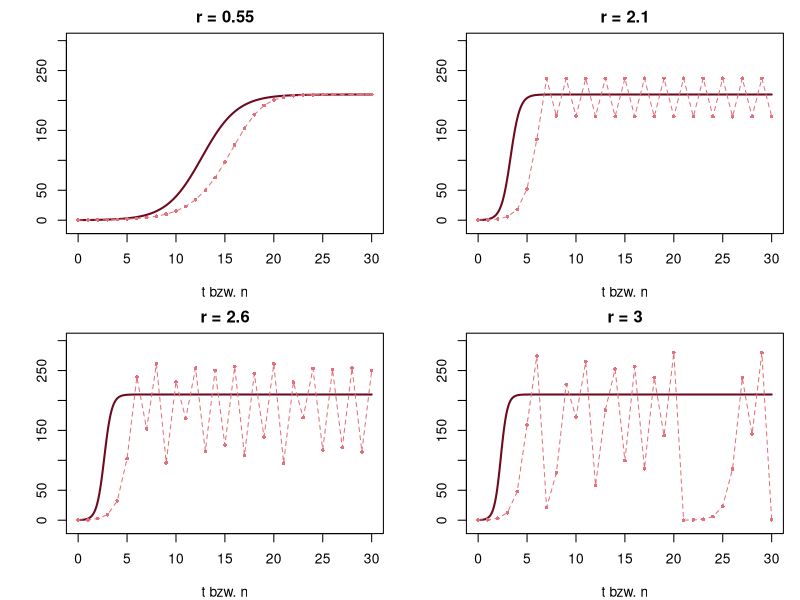

Write the R code that produced this figure.
# Abb. 3.13: kontinuierliches und zeitdiskretes logistisches Modell (Buch, Abschnitt 3.2, Gl. 3.20)
# Linie: Lösung von dx/dt = r (1 - x/K) x;  Punkte: x_{n+1} = x_n + r x_n (1 - x_n/K);  K = 210, x0 = 0.2
# (c) 2026 Philipp Kügler · Programm zum Buch „Dynamische Systeme in den Lebenswissenschaften“ · MIT-Lizenz (siehe LICENSE)
K <- 210; x0 <- 0.2
t <- seq(0, 30, length.out = 400)
par(mfrow = c(2, 2), mar = c(4, 4, 2, 1))
for (r in c(0.55, 2.1, 2.6, 3.0)) {
  plot(t, x0 * K / (x0 + (K - x0) * exp(-r * t)), type = "l", col = rgb(0.43, 0.04, 0.12), lwd = 2, ylim = c(-10, 300),
       xlab = "t bzw. n", ylab = "", main = sprintf("r = %g", r))
  x <- numeric(31); x[1] <- x0
  for (n in 1:30) x[n + 1] <- x[n] + r * x[n] * (1 - x[n] / K)
  lines(0:30, x, type = "o", lty = 2, pch = 16, cex = 0.6, col = rgb(0.89, 0.44, 0.49))
  cat(sprintf("r = %g: x_27 ... x_30 =", r), sprintf("%.1f", x[28:31]), "\n")
}
